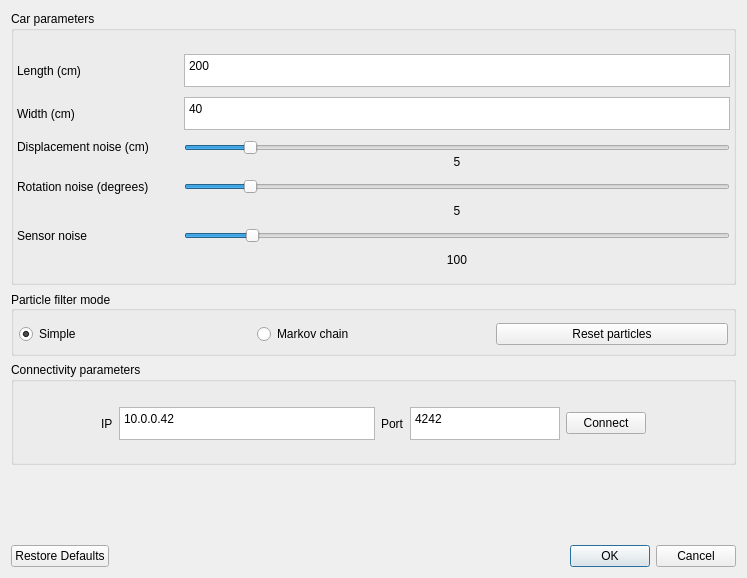
<?xml version="1.0" encoding="UTF-8"?>
<ui version="4.0">
 <class>Dialog</class>
 <widget class="QDialog" name="Dialog">
  <property name="windowModality">
   <enum>Qt::ApplicationModal</enum>
  </property>
  <property name="geometry">
   <rect>
    <x>0</x>
    <y>0</y>
    <width>747</width>
    <height>578</height>
   </rect>
  </property>
  <property name="windowTitle">
   <string>Configuration window</string>
  </property>
  <property name="locale">
   <locale language="English" country="UnitedStates"/>
  </property>
  <property name="sizeGripEnabled">
   <bool>false</bool>
  </property>
  <property name="modal">
   <bool>true</bool>
  </property>
  <layout class="QVBoxLayout" name="verticalLayout">
   <item>
    <widget class="QGroupBox" name="carGroupbox">
     <property name="title">
      <string>Car parameters</string>
     </property>
     <layout class="QGridLayout" name="gridLayout">
      <property name="leftMargin">
       <number>3</number>
      </property>
      <property name="topMargin">
       <number>23</number>
      </property>
      <property name="rightMargin">
       <number>3</number>
      </property>
      <property name="bottomMargin">
       <number>15</number>
      </property>
      <property name="horizontalSpacing">
       <number>35</number>
      </property>
      <property name="verticalSpacing">
       <number>10</number>
      </property>
      <item row="7" column="0">
       <widget class="QLabel" name="sensorTitle">
        <property name="text">
         <string>Sensor noise</string>
        </property>
       </widget>
      </item>
      <item row="7" column="1">
       <widget class="QSlider" name="sensorSlider">
        <property name="minimum">
         <number>50</number>
        </property>
        <property name="maximum">
         <number>400</number>
        </property>
        <property name="value">
         <number>90</number>
        </property>
        <property name="orientation">
         <enum>Qt::Horizontal</enum>
        </property>
       </widget>
      </item>
      <item row="1" column="0">
       <widget class="QLabel" name="widthTitle">
        <property name="text">
         <string>Width (cm)</string>
        </property>
       </widget>
      </item>
      <item row="0" column="0">
       <widget class="QLabel" name="lengthTitle">
        <property name="text">
         <string>Length (cm)</string>
        </property>
       </widget>
      </item>
      <item row="0" column="1">
       <widget class="QPlainTextEdit" name="lengthValue">
        <property name="maximumSize">
         <size>
          <width>16777215</width>
          <height>33</height>
         </size>
        </property>
        <property name="tabChangesFocus">
         <bool>true</bool>
        </property>
        <property name="plainText">
         <string>200</string>
        </property>
       </widget>
      </item>
      <item row="1" column="1">
       <widget class="QPlainTextEdit" name="widthValue">
        <property name="maximumSize">
         <size>
          <width>16777215</width>
          <height>33</height>
         </size>
        </property>
        <property name="tabChangesFocus">
         <bool>true</bool>
        </property>
        <property name="plainText">
         <string>40</string>
        </property>
       </widget>
      </item>
      <item row="5" column="1">
       <layout class="QVBoxLayout" name="rotationVLayout">
        <item>
         <widget class="QSlider" name="rotationSlider">
          <property name="maximum">
           <number>45</number>
          </property>
          <property name="value">
           <number>5</number>
          </property>
          <property name="orientation">
           <enum>Qt::Horizontal</enum>
          </property>
         </widget>
        </item>
       </layout>
      </item>
      <item row="2" column="1" rowspan="2">
       <layout class="QVBoxLayout" name="verticalLayout_2">
        <item>
         <widget class="QSlider" name="displacementSlider">
          <property name="maximum">
           <number>45</number>
          </property>
          <property name="value">
           <number>5</number>
          </property>
          <property name="orientation">
           <enum>Qt::Horizontal</enum>
          </property>
         </widget>
        </item>
        <item>
         <widget class="QLabel" name="displacementValue">
          <property name="text">
           <string>5</string>
          </property>
          <property name="alignment">
           <set>Qt::AlignCenter</set>
          </property>
          <property name="textInteractionFlags">
           <set>Qt::NoTextInteraction</set>
          </property>
         </widget>
        </item>
       </layout>
      </item>
      <item row="5" column="0">
       <widget class="QLabel" name="rotationTitle">
        <property name="text">
         <string>Rotation noise (degrees)</string>
        </property>
       </widget>
      </item>
      <item row="2" column="0">
       <widget class="QLabel" name="displacementTitle">
        <property name="text">
         <string>Displacement noise (cm)</string>
        </property>
       </widget>
      </item>
      <item row="8" column="1">
       <widget class="QLabel" name="sensorValue">
        <property name="text">
         <string>100</string>
        </property>
        <property name="alignment">
         <set>Qt::AlignCenter</set>
        </property>
        <property name="textInteractionFlags">
         <set>Qt::NoTextInteraction</set>
        </property>
       </widget>
      </item>
      <item row="6" column="1">
       <widget class="QLabel" name="rotationValue">
        <property name="text">
         <string>5</string>
        </property>
        <property name="textFormat">
         <enum>Qt::AutoText</enum>
        </property>
        <property name="scaledContents">
         <bool>false</bool>
        </property>
        <property name="alignment">
         <set>Qt::AlignCenter</set>
        </property>
        <property name="wordWrap">
         <bool>false</bool>
        </property>
        <property name="textInteractionFlags">
         <set>Qt::NoTextInteraction</set>
        </property>
        <property name="buddy">
         <cstring></cstring>
        </property>
       </widget>
      </item>
     </layout>
    </widget>
   </item>
   <item>
    <widget class="QGroupBox" name="probabilityGroupbox">
     <property name="title">
      <string>Particle filter mode</string>
     </property>
     <property name="alignment">
      <set>Qt::AlignLeading|Qt::AlignLeft|Qt::AlignVCenter</set>
     </property>
     <property name="flat">
      <bool>false</bool>
     </property>
     <layout class="QHBoxLayout" name="horizontalLayout_2">
      <property name="leftMargin">
       <number>5</number>
      </property>
      <property name="topMargin">
       <number>12</number>
      </property>
      <property name="rightMargin">
       <number>5</number>
      </property>
      <property name="bottomMargin">
       <number>8</number>
      </property>
      <item>
       <widget class="QRadioButton" name="simpleProba">
        <property name="text">
         <string>Simple</string>
        </property>
        <property name="checked">
         <bool>true</bool>
        </property>
       </widget>
      </item>
      <item>
       <widget class="QRadioButton" name="markovProba">
        <property name="text">
         <string>Markov chain</string>
        </property>
       </widget>
      </item>
      <item>
       <widget class="QPushButton" name="resetParticles">
        <property name="maximumSize">
         <size>
          <width>16777215</width>
          <height>16777215</height>
         </size>
        </property>
        <property name="text">
         <string>Reset particles</string>
        </property>
       </widget>
      </item>
     </layout>
    </widget>
   </item>
   <item>
    <widget class="QGroupBox" name="connectivityGroupbox">
     <property name="title">
      <string>Connectivity parameters</string>
     </property>
     <layout class="QHBoxLayout" name="horizontalLayout">
      <property name="leftMargin">
       <number>3</number>
      </property>
      <property name="topMargin">
       <number>25</number>
      </property>
      <property name="rightMargin">
       <number>3</number>
      </property>
      <property name="bottomMargin">
       <number>22</number>
      </property>
      <item>
       <spacer name="horizontalSpacer">
        <property name="orientation">
         <enum>Qt::Horizontal</enum>
        </property>
        <property name="sizeHint" stdset="0">
         <size>
          <width>40</width>
          <height>20</height>
         </size>
        </property>
       </spacer>
      </item>
      <item>
       <widget class="QLabel" name="ipLabel">
        <property name="text">
         <string>IP</string>
        </property>
       </widget>
      </item>
      <item>
       <widget class="QPlainTextEdit" name="ipEdit">
        <property name="maximumSize">
         <size>
          <width>16777215</width>
          <height>33</height>
         </size>
        </property>
        <property name="plainText">
         <string>10.0.0.42</string>
        </property>
       </widget>
      </item>
      <item>
       <widget class="QLabel" name="portLabel">
        <property name="text">
         <string>Port</string>
        </property>
       </widget>
      </item>
      <item>
       <widget class="QPlainTextEdit" name="portEdit">
        <property name="maximumSize">
         <size>
          <width>150</width>
          <height>33</height>
         </size>
        </property>
        <property name="plainText">
         <string>4242</string>
        </property>
       </widget>
      </item>
      <item>
       <widget class="QPushButton" name="connectButton">
        <property name="text">
         <string>Connect</string>
        </property>
       </widget>
      </item>
      <item>
       <spacer name="horizontalSpacer_2">
        <property name="orientation">
         <enum>Qt::Horizontal</enum>
        </property>
        <property name="sizeHint" stdset="0">
         <size>
          <width>40</width>
          <height>20</height>
         </size>
        </property>
       </spacer>
      </item>
     </layout>
    </widget>
   </item>
   <item>
    <spacer name="verticalSpacer_2">
     <property name="orientation">
      <enum>Qt::Vertical</enum>
     </property>
     <property name="sizeHint" stdset="0">
      <size>
       <width>20</width>
       <height>40</height>
      </size>
     </property>
    </spacer>
   </item>
   <item>
    <widget class="QDialogButtonBox" name="buttonBox">
     <property name="orientation">
      <enum>Qt::Horizontal</enum>
     </property>
     <property name="standardButtons">
      <set>QDialogButtonBox::Cancel|QDialogButtonBox::Ok|QDialogButtonBox::RestoreDefaults</set>
     </property>
    </widget>
   </item>
  </layout>
 </widget>
 <tabstops>
  <tabstop>lengthValue</tabstop>
  <tabstop>widthValue</tabstop>
  <tabstop>displacementSlider</tabstop>
  <tabstop>rotationSlider</tabstop>
  <tabstop>ipEdit</tabstop>
  <tabstop>portEdit</tabstop>
  <tabstop>connectButton</tabstop>
  <tabstop>buttonBox</tabstop>
 </tabstops>
 <resources/>
 <connections>
  <connection>
   <sender>buttonBox</sender>
   <signal>accepted()</signal>
   <receiver>Dialog</receiver>
   <slot>accept()</slot>
   <hints>
    <hint type="sourcelabel">
     <x>266</x>
     <y>568</y>
    </hint>
    <hint type="destinationlabel">
     <x>157</x>
     <y>274</y>
    </hint>
   </hints>
  </connection>
  <connection>
   <sender>buttonBox</sender>
   <signal>rejected()</signal>
   <receiver>Dialog</receiver>
   <slot>reject()</slot>
   <hints>
    <hint type="sourcelabel">
     <x>334</x>
     <y>568</y>
    </hint>
    <hint type="destinationlabel">
     <x>286</x>
     <y>274</y>
    </hint>
   </hints>
  </connection>
  <connection>
   <sender>displacementSlider</sender>
   <signal>valueChanged(int)</signal>
   <receiver>displacementValue</receiver>
   <slot>setNum(int)</slot>
   <hints>
    <hint type="sourcelabel">
     <x>518</x>
     <y>154</y>
    </hint>
    <hint type="destinationlabel">
     <x>317</x>
     <y>180</y>
    </hint>
   </hints>
  </connection>
  <connection>
   <sender>sensorSlider</sender>
   <signal>valueChanged(int)</signal>
   <receiver>sensorValue</receiver>
   <slot>setNum(int)</slot>
   <hints>
    <hint type="sourcelabel">
     <x>674</x>
     <y>275</y>
    </hint>
    <hint type="destinationlabel">
     <x>684</x>
     <y>307</y>
    </hint>
   </hints>
  </connection>
  <connection>
   <sender>rotationSlider</sender>
   <signal>valueChanged(int)</signal>
   <receiver>rotationValue</receiver>
   <slot>setNum(int)</slot>
   <hints>
    <hint type="sourcelabel">
     <x>733</x>
     <y>213</y>
    </hint>
    <hint type="destinationlabel">
     <x>734</x>
     <y>245</y>
    </hint>
   </hints>
  </connection>
 </connections>
</ui>
